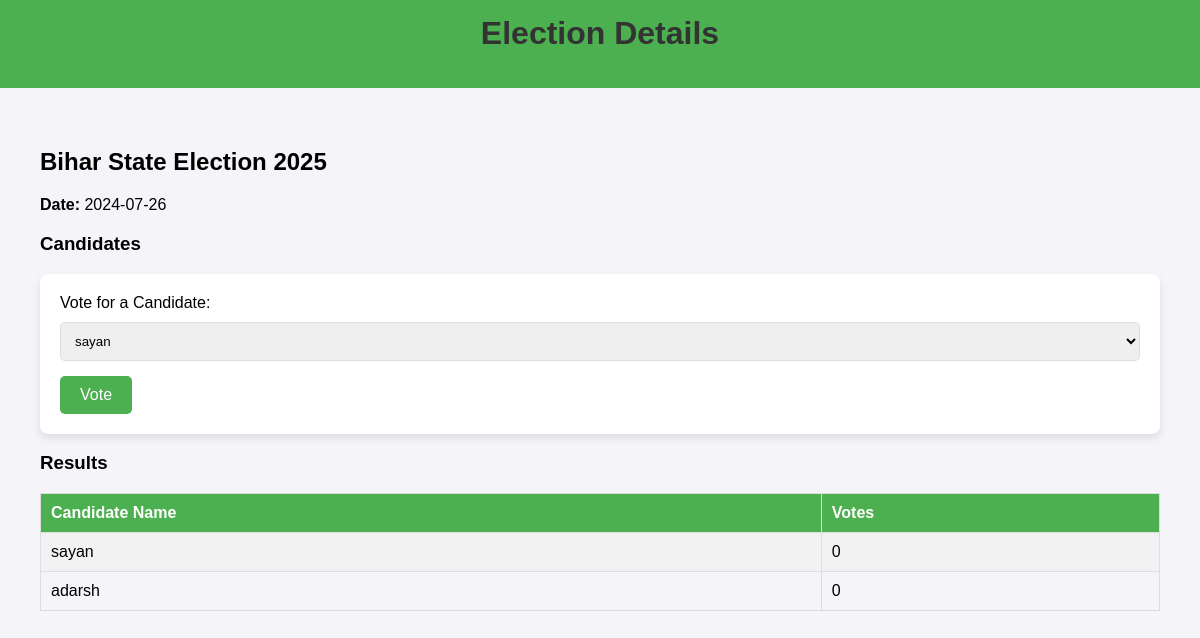
The app's page /election_details.php?id=1 (signed in), older data.
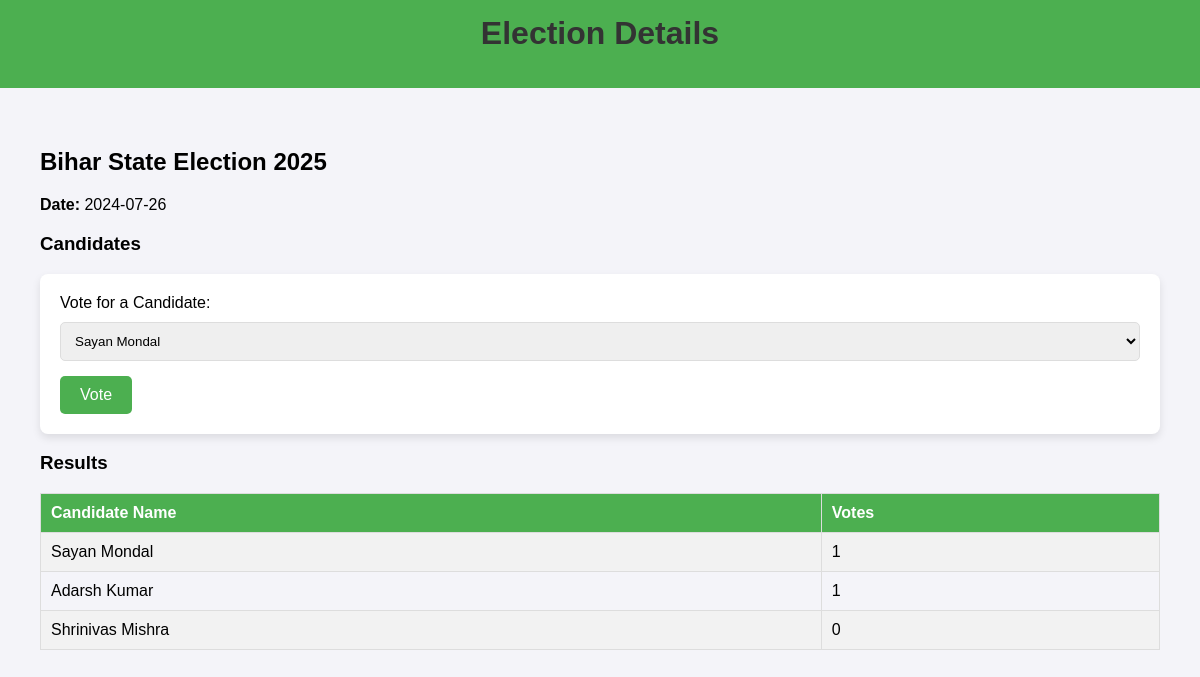
The same page, newer data.
### tables this page shows
CREATE TABLE `candidates` (
  `id` int(11) NOT NULL,
  `election_id` int(11) NOT NULL,
  `name` varchar(255) NOT NULL,
  `votes` int(11) DEFAULT 0,
  `created_at` timestamp NOT NULL DEFAULT current_timestamp()
);

### election_details.php (the view, shortened to what this page needs)
<?php
$servername = "localhost";
$username = "root";
$password = "";
$dbname = "voting_system";
$conn = new mysqli($servername, $username, $password, $dbname);
$election_id = $_GET['id'];
$election_result = $conn->query("SELECT * FROM elections WHERE id = $election_id");
$election = $election_result->fetch_assoc();
$candidate_result = $conn->query("SELECT * FROM candidates WHERE election_id = $election_id");
?>
<!DOCTYPE html>
<html lang="en">
<head>
</head>
<body>
    <header>
        <h1>Election Details</h1>
    </header>
    <div class="main-content">
        <h2><?php echo htmlspecialchars($election['name']); ?></h2>
        <p><strong>Date:</strong> <?php echo htmlspecialchars($election['election_date']); ?></p>
        <h3>Candidates</h3>
        <form action="" method="POST">
            <label for="candidate_id">Vote for a Candidate:</label>
            <select name="candidate_id" id="candidate_id" required>
                <?php while ($candidate = $candidate_result->fetch_assoc()) { ?>
                    <option value="<?php echo $candidate['id']; ?>"><?php echo htmlspecialchars($candidate['name']); ?></option>
                <?php } ?>
            </select>
            <button type="submit">Vote</button>
        </form>
        <h3>Results</h3>
        <table>
            <tr>
                <th>Candidate Name</th>
                <th>Votes</th>
            </tr>
            <?php
            $candidate_result = $conn->query("SELECT * FROM candidates WHERE election_id = $election_id");
            while ($candidate = $candidate_result->fetch_assoc()) {
                echo "<tr><td>" . htmlspecialchars($candidate['name']) . "</td><td>" . $candidate['votes'] . "</td></tr>";
            }
            ?>
        </table>
    </div>
</body>
</html>

Row changes from the older to the newer data that the page shows:
changed candidates: name "sayan" → "Sayan Mondal"; votes "0" → "1"
changed candidates: name "adarsh" → "Adarsh Kumar"; votes "0" → "1"
added candidates: name "Shrinivas Mishra", votes "0"
Text that changed along with them:
form field candidate_id: "sayan" → "Sayan Mondal"
